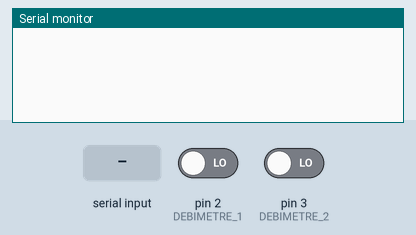
Recording of a sketch running on a simulated Arduino Uno, built with avr-gcc and run on an emulated ATmega328P. Parts: the last lines printed to the serial monitor. The inputs (shaded band) are chosen by the test bench; at power-on: pin 2 (DEBIMETRE_1) LOW, pin 3 (DEBIMETRE_2) LOW.

Above: at 1.2 s.
1.3 s: "getAllCapt" received over Serial
At 3.5 s:
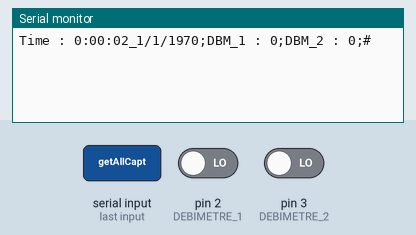
3.8 s: "T90\n" received over Serial
At 5.4 s:
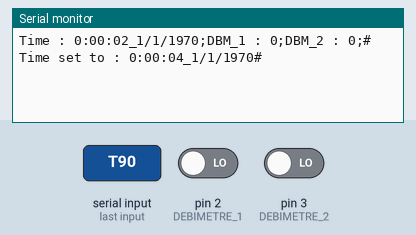

Measured:
- after the input at 1.3 s, the serial monitor: prints a new line after 1.0 s (image 1)
- after the input at 3.8 s, the serial monitor: prints a new line after 1.0 s (image 2)

The sketch:

Main.ino
```cpp
//Import des librairies
#include <TimeLib.h>

//Definit le header pour la synchro du temps
#define TIME_HEADER  "T"

//Definit les entress
#define DEBIMETRE_1 2
#define DEBIMETRE_2 3

//Stockage du temps de la precedente mesure
unsigned long oldMillis = 0;
//Stockage de l'etat de la précédente mesure (HIGH / LOW)
unsigned long last_pulse_dbm_1 = 0;
unsigned long last_pulse_dbm_2 = 0;

//Represente la mesure numérique (HIGH / LOW)
unsigned long pulse_dmb_1 = 0;
unsigned long pulse_dmb_2 = 0;

//Compteur de pulses
unsigned long high_count_dbm_1 = 0;
unsigned long high_count_dbm_2 = 0;

void count_dbm_1 (){
   //lecture de l'etat
   pulse_dmb_1 = digitalRead(DEBIMETRE_1);

   //detection d'un changement d'etat
   if (pulse_dmb_1 != last_pulse_dbm_1) {
     last_pulse_dbm_1 = pulse_dmb_1;
     //incrementation du compteur
     if (pulse_dmb_1 == HIGH) high_count_dbm_1++;
   }
}

void count_dbm_2 (){
   //lecture de l'etat
   pulse_dmb_2 = digitalRead(DEBIMETRE_2);

   //detection d'un changement d'etat
   if (pulse_dmb_2 != last_pulse_dbm_2) {
     last_pulse_dbm_2 = pulse_dmb_2;
     //incrementation du compteur
     if (pulse_dmb_2 == HIGH) high_count_dbm_2++;
   }
}

void reset_counters(){
  high_count_dbm_1 = 0;
  high_count_dbm_2 = 0;
}

String getDigits(int digits){
  String result;  // utility function for digital clock display: prints preceding colon and leading 0
  result = "";
  if(digits < 10){
    result = String("0" + String(digits));
  }else{
    result = String(digits);
  }
  return result;
}

String get_time(){
  String result;

  result = String( String(hour()) + ":" + getDigits(minute()) + ":" + getDigits(second()) + "_" + day() + "/" + month() + "/" + year());

  return result;
}

void processSyncMessage(String readed) {
  unsigned long pctime;
  const unsigned long DEFAULT_TIME = 1357041600; // Jan 1 2013

   readed.remove(0,1);

   pctime = readed.toInt();

   if( pctime >= DEFAULT_TIME) { // check the integer is a valid time (greater than Jan 1 2013)
     setTime(pctime); // Sync Arduino clock to the time received on the serial port
  }
}

void setup()
{
    Serial.begin(9600);
    //Definit les pin digi en entrees
    pinMode(DEBIMETRE_1, INPUT);
    pinMode(DEBIMETRE_2, INPUT);
}

void loop() {

  count_dbm_1();
  count_dbm_2();

  if (Serial.available()) {
    String readed = Serial.readString();

    if (readed == "getAllCapt") {
      //Format de la trame à envoyer : nom_capt:valeur;nom_cappt:valeur#
      String result = "";
      result = String("Time : " + get_time() + ";");
      result = String(result + "DBM_1 : ");
      result = String(result + high_count_dbm_1);
      result = String(result + ";DBM_2 : ");
      result = String(result + high_count_dbm_2);
      result = String(result + ";#");
      Serial.println(result);
    }else if (readed[0] == 'T'){
      processSyncMessage(readed);
      Serial.println(String("Time set to : " + get_time() + "#"));
    }
  }
}
```
